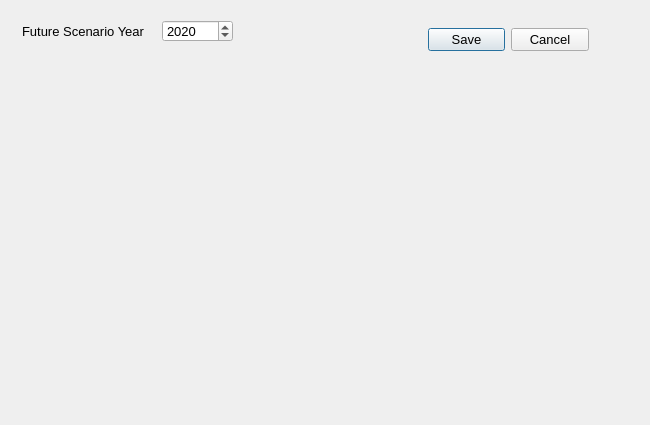
<?xml version="1.0" encoding="UTF-8"?>
<ui version="4.0">
 <class>retrofittingScenarioDialog</class>
 <widget class="QDialog" name="retrofittingScenarioDialog">
  <property name="windowModality">
   <enum>Qt::WindowModal</enum>
  </property>
  <property name="geometry">
   <rect>
    <x>0</x>
    <y>0</y>
    <width>650</width>
    <height>425</height>
   </rect>
  </property>
  <property name="font">
   <font>
    <pointsize>10</pointsize>
   </font>
  </property>
  <property name="windowTitle">
   <string>Retrofitting Scenario Generator</string>
  </property>
  <property name="modal">
   <bool>true</bool>
  </property>
  <widget class="QDialogButtonBox" name="buttonBox">
   <property name="geometry">
    <rect>
     <x>428</x>
     <y>24</y>
     <width>161</width>
     <height>32</height>
    </rect>
   </property>
   <property name="toolTip">
    <string>Save or discard changes</string>
   </property>
   <property name="orientation">
    <enum>Qt::Horizontal</enum>
   </property>
   <property name="standardButtons">
    <set>QDialogButtonBox::Cancel|QDialogButtonBox::Save</set>
   </property>
  </widget>
  <widget class="QSpinBox" name="futureScenarioYearSpinBox">
   <property name="geometry">
    <rect>
     <x>162</x>
     <y>20</y>
     <width>71</width>
     <height>22</height>
    </rect>
   </property>
   <property name="minimum">
    <number>1900</number>
   </property>
   <property name="maximum">
    <number>3000</number>
   </property>
   <property name="value">
    <number>2020</number>
   </property>
  </widget>
  <widget class="QLabel" name="futureYearLabel">
   <property name="geometry">
    <rect>
     <x>22</x>
     <y>23</y>
     <width>143</width>
     <height>16</height>
    </rect>
   </property>
   <property name="font">
    <font>
     <pointsize>10</pointsize>
    </font>
   </property>
   <property name="toolTip">
    <string>Country</string>
   </property>
   <property name="locale">
    <locale language="Spanish" country="Spain"/>
   </property>
   <property name="text">
    <string>Future Scenario Year</string>
   </property>
  </widget>
 </widget>
 <tabstops>
  <tabstop>futureScenarioYearSpinBox</tabstop>
 </tabstops>
 <resources/>
 <connections>
  <connection>
   <sender>buttonBox</sender>
   <signal>accepted()</signal>
   <receiver>retrofittingScenarioDialog</receiver>
   <slot>accept()</slot>
   <hints>
    <hint type="sourcelabel">
     <x>248</x>
     <y>254</y>
    </hint>
    <hint type="destinationlabel">
     <x>157</x>
     <y>274</y>
    </hint>
   </hints>
  </connection>
  <connection>
   <sender>buttonBox</sender>
   <signal>rejected()</signal>
   <receiver>retrofittingScenarioDialog</receiver>
   <slot>reject()</slot>
   <hints>
    <hint type="sourcelabel">
     <x>316</x>
     <y>260</y>
    </hint>
    <hint type="destinationlabel">
     <x>286</x>
     <y>274</y>
    </hint>
   </hints>
  </connection>
 </connections>
</ui>
